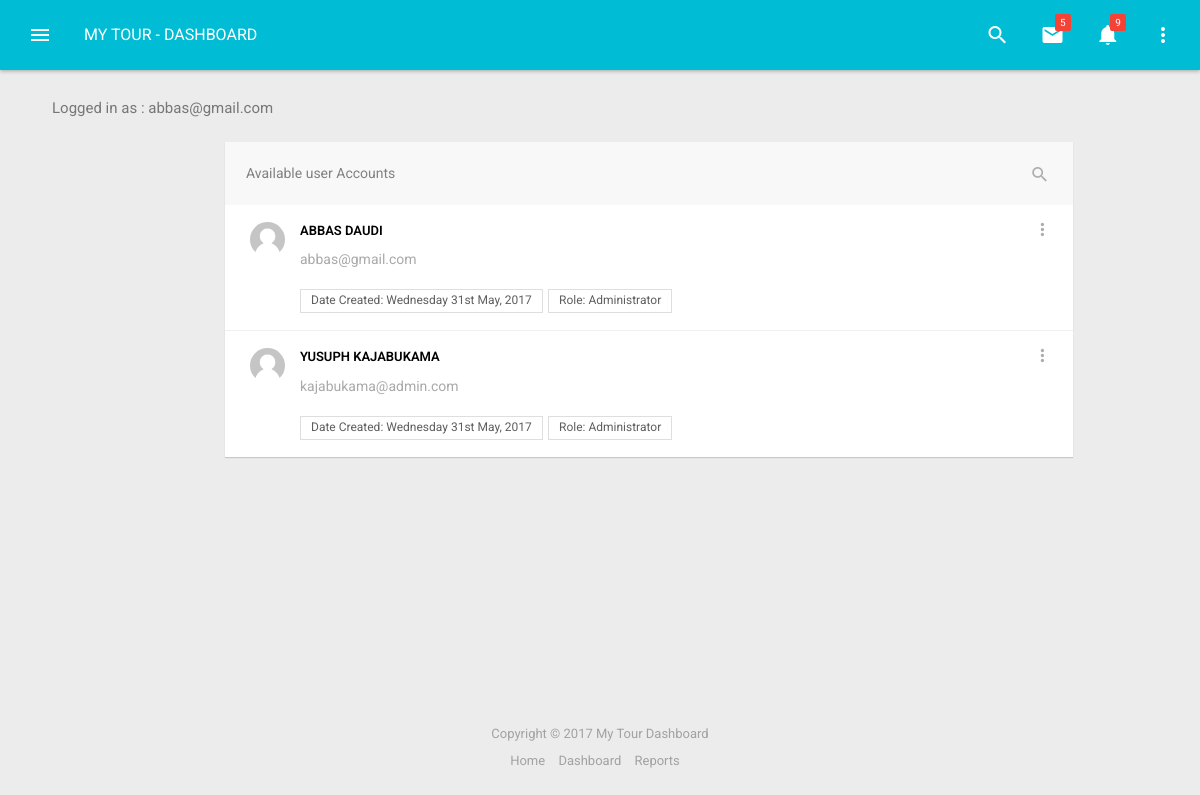
Page /private/view-accounts.php (signed in) on the committed database.
### tables this page shows
CREATE TABLE `users` (
  `id` int(11) NOT NULL,
  `firstname` varchar(100) NOT NULL,
  `lastname` varchar(100) NOT NULL,
  `email` varchar(100) NOT NULL,
  `password` varchar(100) NOT NULL,
  `type` varchar(30) NOT NULL DEFAULT 'Administrator',
  `created` int(11) NOT NULL
);

### private/core/functions.php (called while the page is built, shortened)
<?php
	$link = openConnection();
	function openConnection(){
		$link = mysqli_connect(DB_SERVER, DB_USER, DB_PASS, DB_NAME);
		return $link;
	}
	function formatDate($date){
        $format = date('l jS F, Y', $date);
        return $format;
    }
	function findAll($table){
		global $link;
		$data = array();
		$query = "SELECT * FROM {$table}  LIMIT 30";
		$result = mysqli_query($link, $query);
		if (mysqli_num_rows($result) > 0) {
			while($row = mysqli_fetch_assoc($result)){
				$data[] = $row;
			}
		} else {
			$data[] = array('message'=>'Sorry, there are no records in the {$table} table');
		}
		return $data;
	}
	function findById($table, $id){
		global $link;
		$data = array();
		$query = "SELECT * FROM {$table} WHERE id = $id";
		$result = mysqli_query($link, $query);
		if (mysqli_num_rows($result) > 0) {
			while($row = mysqli_fetch_assoc($result)){
				$data = $row;
			}
		} else {
			$data[] = array('message'=>'Sorry, there are no records in the {$table} table');
		}
		return $data;
	}
?>

### private/view-accounts.php (the view, shortened to what this page needs)
<?php require_once 'core/functions.php'; ?>
<?php
    if (isset($_SESSION['uid'])) {
        $uid = $_SESSION['uid'];
        $user = findById('users',$uid);
        $loggedName = $user['email'];
        $users = findAll('users');
    } else {
        header('Location:../');
    }
?>
<!DOCTYPE html>
<head>
        <link href="vendors/bower_components/fullcalendar/dist/fullcalendar.min.css" rel="stylesheet">
        <link href="vendors/bower_components/animate.css/animate.min.css" rel="stylesheet">
        <link href="vendors/bower_components/bootstrap-sweetalert/lib/sweet-alert.css" rel="stylesheet">
        <link href="vendors/bower_components/material-design-iconic-font/dist/css/material-design-iconic-font.min.css" rel="stylesheet">
        <link href="vendors/bower_components/malihu-custom-scrollbar-plugin/jquery.mCustomScrollbar.min.css" rel="stylesheet">
        <link href="css/app.min.1.css" rel="stylesheet">
        <link href="css/app.min.2.css" rel="stylesheet">
        <link href="css/style.css" rel="stylesheet">
    </head>
    <body>
        <?php include('views/top.header.php'); ?>
        <section id="main" data-layout="layout-1">
            <section id="content">
                <div class="container">
                    <div class="block-header">
                        <h2>Logged in as : <?php echo $loggedName; ?></h2>
                    </div>
                    <div class="row">
                        <div class="col-sm-9 col-md-offset-2">
                        <div class="card">
                            <div class="listview lv-bordered lv-lg">
                                <div class="lv-header-alt clearfix">
                                    <h2 class="lvh-label hidden-xs">Available user Accounts</h2>
                                    <ul class="lv-actions actions">
                                        <li>
                                            <a href="#" class="lvh-search-trigger">
                                                <i class="zmdi zmdi-search"></i>
                                            </a>
                                        </li>
                                    </ul>
                                    </div>
                                    <div class="lv-body">
                                        <?php
                                            foreach($users as $key => $value):
                                                $fllname = $value['firstname'].' '.$value['lastname'];
                                         ?>
                                            <div class="lv-item media">
                                                <div class="pull-left">
                                                    <img class="lv-img-sm" src="img/default.png" alt="">
                                                </div>
                                                <div class="media-body">
                                                    <div class="lv-title">
                                                        <?php echo $fllname; ?>
                                                    </div>
                                                    <small class="lv-small"><?php echo $value['email'] ?></small>
                                                <ul class="lv-attrs">
                                                    <li>Date Created: <?php echo formatDate($value['created']);?></li>
                                                    <li>Role: <?php echo $value['type'];?></li>
                                                </ul>
                                                    <div class="lv-actions actions dropdown">
                                                        <a href="#" data-toggle="dropdown" aria-expanded="true">
                                                            <i class="zmdi zmdi-more-vert"></i>
                                                        </a>
                                                    </div>
                                                </div>
                                            </div>
                                        <?php endforeach; ?>
                                    </div>
                                </div>
                            </div>
                        </div>
                    </div>
                </div>
            </section>
        </section>
        <footer id="footer">
            Copyright &copy; <?php echo date('Y') ?> My Tour Dashboard
            <ul class="f-menu">
                <li><a href="#">Home</a></li>
                <li><a href="#">Dashboard</a></li>
                <li><a href="#">Reports</a></li>
            </ul>
        </footer>
    </body>
</html>

### private/css/app.min.2.css (style rules this page uses)
.block-header { margin-bottom: 25px; position: relative; }
@media screen and (min-width: 768px) { .block-header { padding: 0 22px; } }
.block-header > h2 { font-size: 15px; color: #777; margin: 0; font-weight: 400; }
.actions { list-style: none; padding: 0; z-index: 3; margin: 0; }
.actions > li { display: inline-block; vertical-align: baseline; }
.actions > li > a, .actions > a { width: 30px; height: 30px; display: inline-block; text-align: center; padding-top: 5px; }
.actions > li > a > i, .actions > a > i { color: #adadad; font-size: 20px; }
@media (min-width: 768px) { .actions > li > a, .actions > a { position: relative; } }
@media (min-width: 768px) { .actions > li > a:before, .actions > a:before { left: 0; top: 0; content: ""; position: absolute; width: 100%; height: 100%; -webkit-transform: scale3d(0, 0, 0); -moz-transform: scale3d(0, 0, 0); -ms-transform: scale3d(0, 0, 0); -o-transform: scale3d(0, 0, 0); transform: scale3d(0, 0, 0); -webkit-transition: all; -o-transition: all; transition: all; -webkit-transition-duration: 250ms; transition-duration: 250ms; -webkit-backface-visibility: hidden; -moz-backface-visibility: hidden; backface-visibility: hidden; background-color: rgba(0, 0, 0, 0.1); z-index: 0; border-radius: 50%; opacity: 0; filter: alpha(opacity=0); } }
#footer { position: absolute; bottom: 0; text-align: center; width: 100%; height: 110px; color: #a2a2a2; padding-top: 35px; padding-bottom: 15px; }
#footer .f-menu { display: block; width: 100%; padding-left: 0; list-style: none; margin-left: -5px; margin-top: 8px; }
#footer .f-menu > li { display: inline-block; padding-left: 5px; padding-right: 5px; }
#footer .f-menu > li > a { color: #a2a2a2; }

### private/css/style.css (style rules this page uses)
body { font-family: 'Roboto', sans-serif; }
.listview .lv-item .lv-small { font-size: 14px; line-height: 39px !important; color: #A9A9A9; overflow: hidden; text-overflow: ellipsis; white-space: nowrap; display: block; width: 100%; }
.listview .lv-img-sm { width: 35px; height: 35px; border-radius: none; }
.listview .lv-title { font-weight: 600; text-transform: uppercase; overflow: hidden; text-overflow: ellipsis; white-space: nowrap; display: block; }

### rows in the picture
users: email "abbas@gmail.com", fllname "ABBAS DAUDI", created "Wednesday 31st May, 2017", type "Administrator"
users: fllname "YUSUPH KAJABUKAMA", email "kajabukama@admin.com", created "Wednesday 31st May, 2017", type "Administrator"

### other values in the picture
countAll('contactus') "5"
countAll('enquiry') "9"
